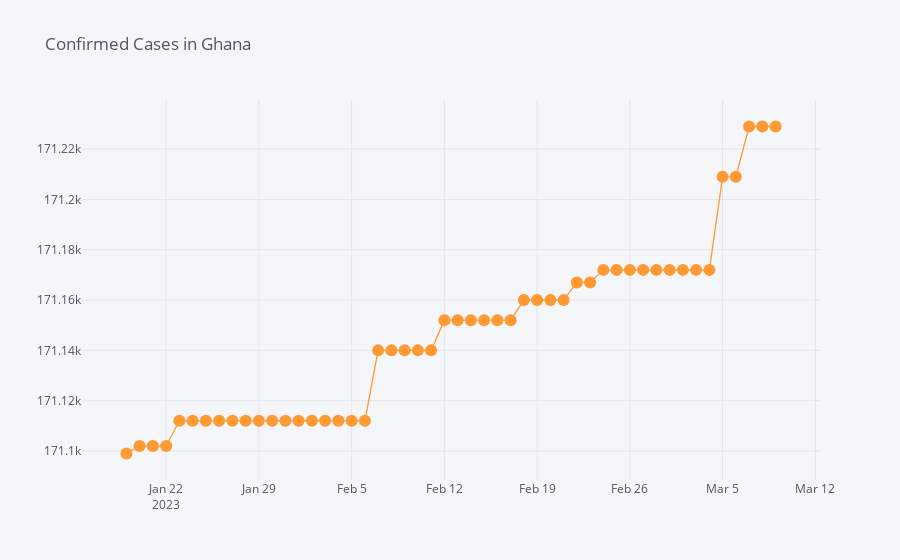

Notebook source saved alongside this figure:
### Code cell
import cufflinks as cd
cd.go_offline()
total50daysGhana.iplot(kind = 'scatter', x = 'Date', y = 'Confirmed', mode = 'lines+markers', title = 'Confirmed Cases in Ghana')

### Figure 1 — Plotly figure (JSON) as saved in the notebook; plotly's stock layout.template omitted (floating-point values rounded to 4 significant figures)
{"data": [{"line": {"color": "rgba(255, 153, 51, 1.0)", "dash": "solid", "shape": "linear", "width": 1.3}, "marker": {"size": 12, "symbol": "circle"}, "mode": "lines+markers", "name": "Confirmed", "text": "", "x": ["2023-01-19", "2023-01-20", "2023-01-21", "2023-01-22", "2023-01-23", "2023-01-24", "2023-01-25", "2023-01-26", "2023-01-27", "2023-01-28", "2023-01-29", "2023-01-30", "2023-01-31", "2023-02-01", "2023-02-02", "2023-02-03", "2023-02-04", "2023-02-05", "2023-02-06", "2023-02-07", "2023-02-08", "2023-02-09", "2023-02-10", "2023-02-11", "2023-02-12", "2023-02-13", "2023-02-14", "2023-02-15", "2023-02-16", "2023-02-17", "2023-02-18", "2023-02-19", "2023-02-20", "2023-02-21", "2023-02-22", "2023-02-23", "2023-02-24", "2023-02-25", "2023-02-26", "2023-02-27", "2023-02-28", "2023-03-01", "2023-03-02", "2023-03-03", "2023-03-04", "2023-03-05", "2023-03-06", "2023-03-07", "2023-03-08", "2023-03-09"], "y": [171099, 171102, 171102, 171102, 171112, 171112, 171112, 171112, 171112, 171112, 171112, 171112, 171112, 171112, 171112, 171112, 171112, 171112, 171112, 171140, 171140, 171140, 171140, 171140, 171152, 171152, 171152, 171152, 171152, 171152, 171160, 171160, 171160, 171160, 171167, 171167, 171172, 171172, 171172, 171172, 171172, 171172, 171172, 171172, 171172, 171209, 171209, 171229, 171229, 171229], "type": "scatter"}], "layout": {"legend": {"bgcolor": "#F5F6F9", "font": {"color": "#4D5663"}}, "paper_bgcolor": "#F5F6F9", "plot_bgcolor": "#F5F6F9", "title": {"font": {"color": "#4D5663"}, "text": "Confirmed Cases in Ghana"}, "xaxis": {"gridcolor": "#E1E5ED", "showgrid": true, "tickfont": {"color": "#4D5663"}, "title": {"font": {"color": "#4D5663"}, "text": ""}, "zerolinecolor": "#E1E5ED"}, "yaxis": {"gridcolor": "#E1E5ED", "showgrid": true, "tickfont": {"color": "#4D5663"}, "title": {"font": {"color": "#4D5663"}, "text": ""}, "zerolinecolor": "#E1E5ED"}}}
